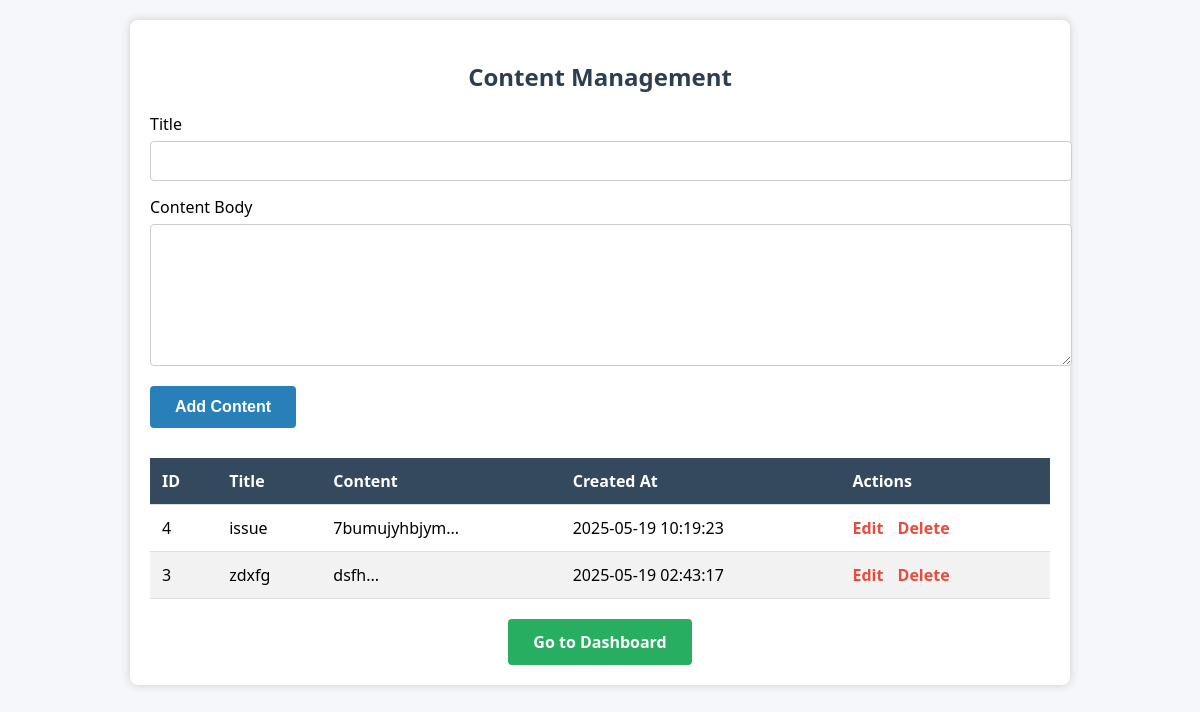
The page /agro_farm/manage_content.php (signed in) on the database its author committed.
### tables this page shows
CREATE TABLE `content` (
  `id` int(11) NOT NULL,
  `title` varchar(255) NOT NULL,
  `body` text NOT NULL,
  `created_at` datetime NOT NULL DEFAULT current_timestamp()
);

### agro_farm/manage_content.php (the view, shortened to what this page needs)
<?php
require_once 'db.php';
$edit_content = null;
$result = $conn->query("SELECT * FROM content ORDER BY created_at DESC");
?>
<!DOCTYPE html>
<html lang="en">
<head>
</head>
<body>
    <div class="container">
        <h2>Content Management</h2>
        <form method="POST">
            <label for="title">Title</label>
            <input type="text" id="title" name="title" required
                value="<?= htmlspecialchars($edit_content['title'] ?? '') ?>" />
            <label for="body">Content Body</label>
            <textarea id="body" name="body" required><?= htmlspecialchars($edit_content['body'] ?? '') ?></textarea>
            <?php if ($edit_content): ?>
                <input type="submit" name="update_content" value="Update Content" />
                <a href="manage_content.php" style="margin-left: 10px; color: #2980b9; font-weight: bold;">Cancel Edit</a>
            <?php else: ?>
                <input type="submit" name="create_content" value="Add Content" />
            <?php endif; ?>
        </form>
        <table>
            <thead>
                <tr>
                    <th>ID</th>
                    <th>Title</th>
                    <th>Content</th>
                    <th>Created At</th>
                    <th>Actions</th>
                </tr>
            </thead>
            <tbody>
                <?php while ($row = $result->fetch_assoc()): ?>
                    <tr>
                        <td><?= htmlspecialchars($row['id']) ?></td>
                        <td><?= htmlspecialchars($row['title']) ?></td>
                        <td><?= nl2br(htmlspecialchars(substr($row['body'], 0, 100))) ?>...</td>
                        <td><?= htmlspecialchars($row['created_at']) ?></td>
                        <td>
                            <a class="action-link" href="manage_content.php?edit=<?= $row['id'] ?>">Edit</a>
                            <a class="action-link" href="manage_content.php?delete=<?= $row['id'] ?>"
                                onclick="return confirm('Are you sure you want to delete this content?')">Delete</a>
                        </td>
                    </tr>
                <?php endwhile; ?>
            </tbody>
        </table>
        <div style="text-align: center; margin-top: 20px;">
            <a href="admin_dashboard.php"
                style="
           display: inline-block;
           background-color: #27ae60;
           color: white;
           padding: 12px 25px;
           text-decoration: none;
           font-weight: bold;
           border-radius: 4px;
       ">Go to Dashboard</a>
        </div>
</body>
</html>

### agro_farm/manage_content.php (style rules this page uses)
body { font-family: 'Segoe UI', sans-serif; background-color: #f5f7fa; margin: 0; padding: 20px; }
h2 { text-align: center; color: #2c3e50; margin-bottom: 20px; }
.container { max-width: 900px; margin: 0 auto; background: white; padding: 20px; border-radius: 8px; box-shadow: 0 0 10px #ccc; }
form { margin-bottom: 30px; }
input[type="text"], textarea { width: 100%; padding: 10px; margin-top: 6px; margin-bottom: 15px; border-radius: 4px; border: 1px solid #ccc; font-size: 16px; resize: vertical; }
textarea { height: 120px; }
input[type="submit"] { background-color: #2980b9; color: white; border: none; padding: 12px 25px; font-size: 16px; border-radius: 4px; cursor: pointer; font-weight: bold; }
table { width: 100%; border-collapse: collapse; }
th, td { text-align: left; padding: 12px; border-bottom: 1px solid #ddd; vertical-align: top; }
th { background-color: #34495e; color: white; }
tr:nth-child(even) { background-color: #f2f2f2; }
a.action-link { color: #e74c3c; text-decoration: none; font-weight: bold; margin-right: 10px; }

### rows shown on the page
content: id "4", title "issue", body "7bumujyhbjym", created_at "2025-05-19 10:19:23"
content: id "3", title "zdxfg", body "dsfh", created_at "2025-05-19 02:43:17"
